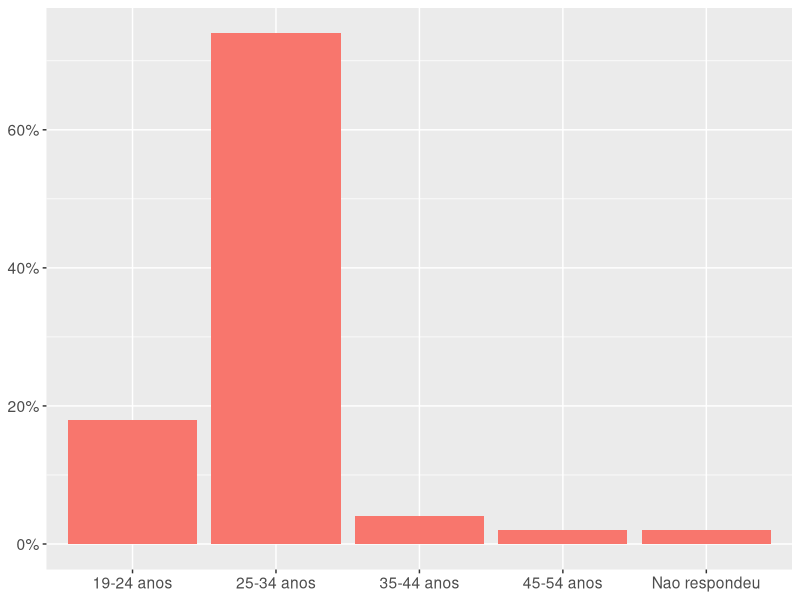
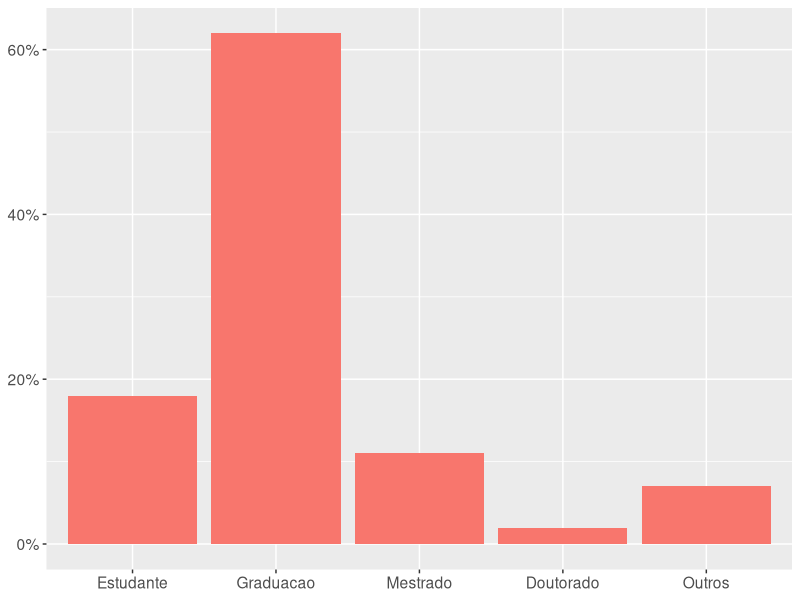
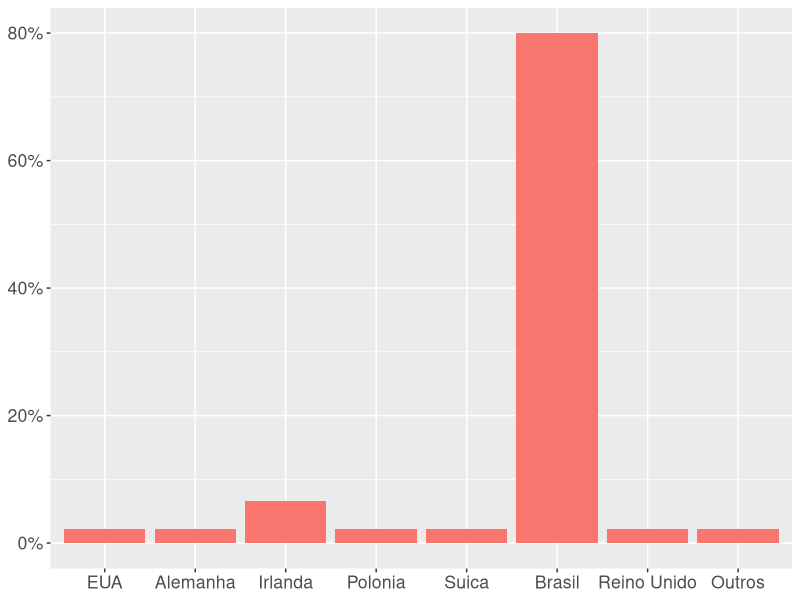
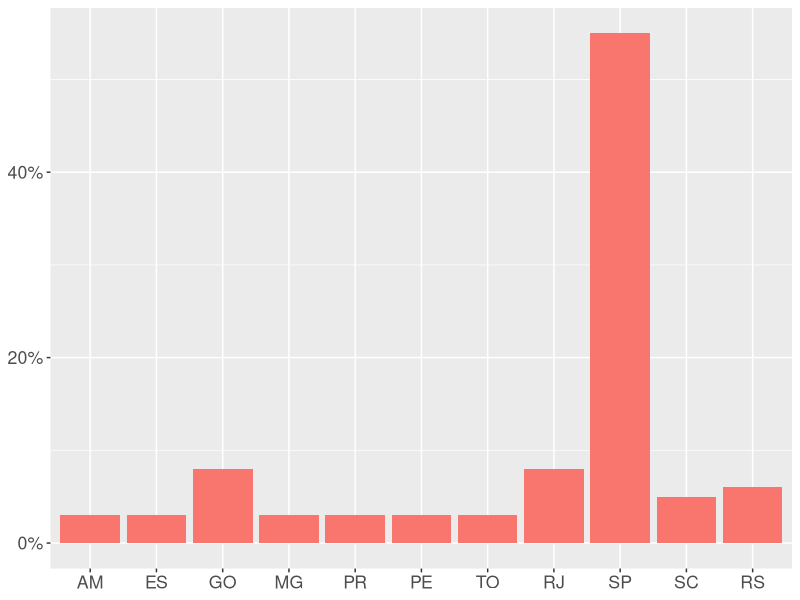

Reproduce these figures in R, in order.
library(ggplot2)
library(dplyr)
library(reshape2)
library(forcats)

# EXPERI??NCIA COM SOFTWARE EM S1, S2, S3
# software <- read.table(text="Experiencia    S1    S2    S3
#                                 0-1         3     11      9
#                                 1-2         2     22      1
#                                 2-4         7     45      12
#                                 4-6         14    38      14
#                                 6-8         10    26      9
#                                 8-10        2     8       8
#                                 10+         7     51      15", header=TRUE)
# software <- melt(software, id.var="Experiencia")
# ggplot(software, aes(x = fct_inorder(Experiencia), y = value, fill = variable)) +
#     geom_bar(stat = "identity") + 
#     theme(axis.title.x = element_blank(), axis.title.y = element_blank(), 
#           legend.position = "bottom", legend.title = element_blank())


# ETAPA 1 - IDADE DOS PARTICIPANTES
software <- read.table(text="Idade    valor
                            '19-24 anos'	18
                       '25-34 anos'	74
                       '35-44 anos'	4
                       '45-54 anos'	2
                       'Nao respondeu' 2", header=TRUE)
software <- melt(software, id.var="Idade")
ggplot(software, aes(x = fct_inorder(Idade), y = value, fill = variable)) +
  geom_bar(stat = "identity") +
  theme(axis.title.x = element_blank(), axis.title.y = element_blank(),
        legend.position = " ", legend.title = element_blank(),
        text=element_text(size=14)) +
  scale_y_continuous(labels = function(x){ paste0(x, "%") })

# ETAPA 1 - ESCOLARIDADE PARTICIPANTES
software <- read.table(text="Grau valor
                              Estudante	18
                              Graduacao 62
                              Mestrado  11
                              Doutorado 2
                              Outros  7", header=TRUE)
software <- melt(software, id.var="Grau")
ggplot(software, aes(x = fct_inorder(Grau), y = value, fill = variable)) +
  geom_bar(stat = "identity") +
  theme(axis.title.x = element_blank(), axis.title.y = element_blank(),
        legend.position = " ", legend.title = element_blank(),
        text=element_text(size=14)) +
  scale_y_continuous(labels = function(x){ paste0(x, "%") })

# ETAPA 1 EXPERIENCIA COM SOFTWARE E ANDROID
# software <- read.table(text="Anos	Software	Android
#                           '< 1 ano'   7   13
#                           '1-2 anos'  4   16
#                          '2-4 anos'  16    40
#                          '4-6 anos'  31    22
#                          '6-8 anos'  22   9
#                          '8-10 anos' 4  0
#                          '> 10 anos' 16   0", header=TRUE)
# software <- melt(software, id.var="Anos")
# ggplot(software, aes(x = fct_inorder(Anos), y = value, fill = variable, label = value)) +
#   geom_bar(stat = "identity") +
#   theme(axis.title.x = element_blank(), axis.title.y = element_blank(),
#         legend.position = "bottom", legend.title = element_blank()) +
#   geom_text(position = position_stack(vjust = 0.5), size=2.5, data=subset(software,value != 0)) + 
#   scale_y_continuous(labels = function(x){ paste0(x, "%") }) +
#   coord_cartesian(ylim=c(0,60))


# ETAPA 1 - PAISES
software <- read.table(text="Pais  Freq
                              'EUA'	2.22
                              Alemanha	2.22
                              Irlanda   6.67
                              Polonia   2.22
                              Suica   2.22
                              Brasil  80.00
                              'Reino Unido' 2.22
                              Outros	2.22", header=TRUE)
software <- melt(software, id.var="Pais")
ggplot(software, aes(x = fct_inorder(Pais), y = value, fill = variable)) +
  geom_bar(stat = "identity") +
  theme(axis.title.x = element_blank(), axis.title.y = element_blank(),
        legend.position = " ", legend.title = element_blank(), text=element_text(size=16)) +
    scale_y_continuous(labels = function(x){ paste0(x, "%") }) 

# ETAPA 1 - ESTADOS
software <- read.table(text="Estado  Freq
                           'AM' 3
                           'ES'  3
                           'GO' 8
                           'MG'  3
                           'PR'  3
                           'PE'  3
                           'TO' 3
                           'RJ'  8
                           'SP' 55
                           'SC'  5
                           'RS' 6", header=TRUE)
software <- melt(software, id.var="Estado")
ggplot(software, aes(x = fct_inorder(Estado), y = value, fill = variable)) +
  geom_bar(stat = "identity") +
  theme(axis.title.x = element_blank(), axis.title.y = element_blank(),
        legend.position = " ", legend.title = element_blank(), text=element_text(size=16)) +
  scale_y_continuous(labels = function(x){ paste0(x, "%") })
  
  
  
  # ylim(0, 80) + 
  # geom_text(aes(label=value), vjust=-0.5, size=3) 
  




